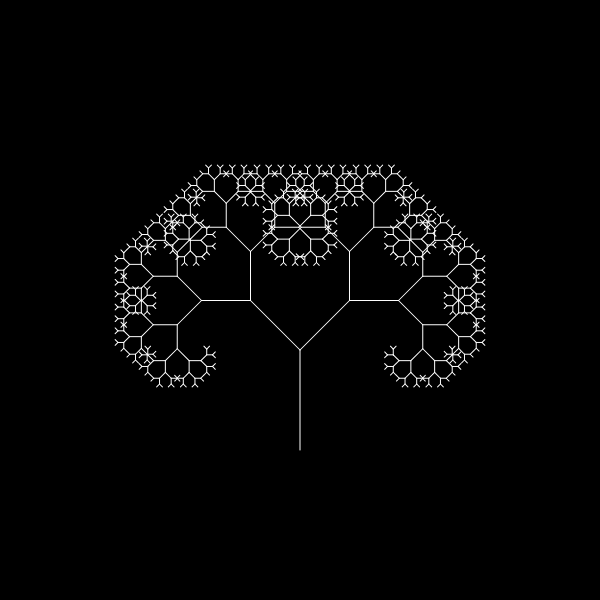
Frame 1 (no input)
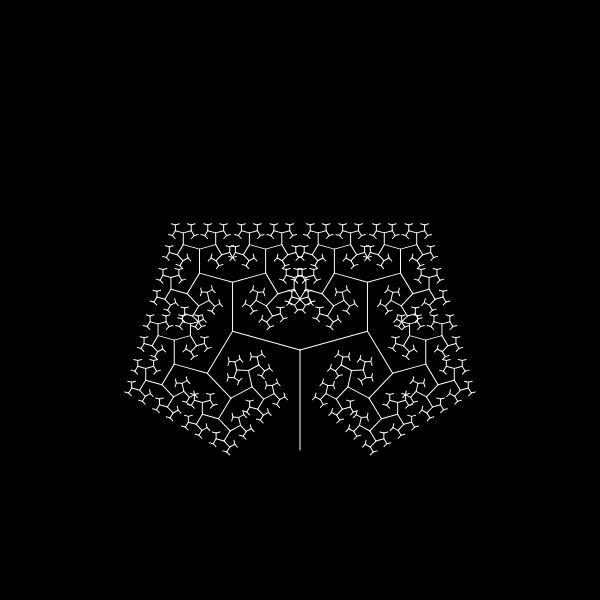
Frame 60 (no input)
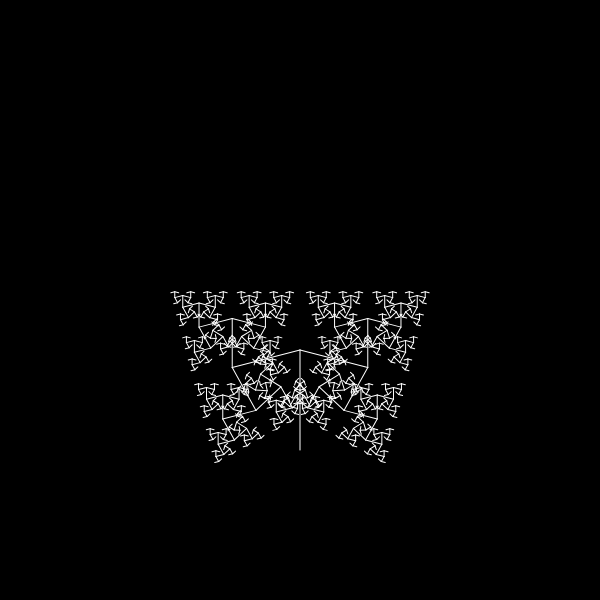
Frame 120 (the mouse pressed at the canvas centre since frame 60)

The p5.js sketch that drew these frames (run headless with seeded random() and noise() and a simulated clock; from frame 60 on, the mouse is pressed at the canvas centre):

// p5.js sketch
// ── sketch.js
let N; // Let N be the number of recursive iterations.
let A; // Let angle A be the angle between branches.
let dA; // Let dA be the step between angles.
let Len; // Length of the original branch.
let F; // Factor of shortening between branches.

function setup() {
  createCanvas(600, 600);
  N = 9;
  A = 45;
  dA = 0.5;
  Len = 100;
  F = 0.7;
  angleMode(DEGREES);
}

function draw() {
  
  background(0);
  stroke(255);
  strokeWeight(1);
  noFill();

  push();

  translate(width / 2, height - 150);
  line(0, 0, 0, -Len);
  translate(0, -Len);
  branch(N, Len * F);

  pop();
  A += dA;  // Increase the angle.
  if (A > 360) {
    A -= 360;
  }
}

function branch(n, len) {
  if (n == 0) return;

  push();
  rotate(-A);
  line(0, 0, 0, -len);
  translate(0, -len);
  branch(n - 1, len * F);
  pop();

  push();
  rotate(A);
  line(0, 0, 0, -len);
  translate(0, -len);
  branch(n - 1, len * F);
  pop();
}
